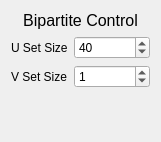
<?xml version="1.0" encoding="UTF-8"?>
<ui version="4.0">
 <class>BipartiteControl</class>
 <widget class="QWidget" name="BipartiteControl">
  <property name="geometry">
   <rect>
    <x>0</x>
    <y>0</y>
    <width>161</width>
    <height>142</height>
   </rect>
  </property>
  <property name="sizePolicy">
   <sizepolicy hsizetype="Preferred" vsizetype="Preferred">
    <horstretch>0</horstretch>
    <verstretch>0</verstretch>
   </sizepolicy>
  </property>
  <property name="windowTitle">
   <string>Form</string>
  </property>
  <property name="layoutDirection">
   <enum>Qt::LeftToRight</enum>
  </property>
  <layout class="QVBoxLayout" name="verticalLayout">
   <property name="sizeConstraint">
    <enum>QLayout::SetDefaultConstraint</enum>
   </property>
   <item>
    <widget class="QLabel" name="label_3">
     <property name="font">
      <font>
       <pointsize>12</pointsize>
      </font>
     </property>
     <property name="text">
      <string>Bipartite Control</string>
     </property>
     <property name="alignment">
      <set>Qt::AlignCenter</set>
     </property>
    </widget>
   </item>
   <item>
    <layout class="QFormLayout" name="formLayout">
     <property name="labelAlignment">
      <set>Qt::AlignLeading|Qt::AlignLeft|Qt::AlignVCenter</set>
     </property>
     <item row="0" column="0">
      <widget class="QLabel" name="label">
       <property name="text">
        <string>U Set Size</string>
       </property>
      </widget>
     </item>
     <item row="1" column="0">
      <widget class="QLabel" name="label_2">
       <property name="text">
        <string>V Set Size</string>
       </property>
      </widget>
     </item>
     <item row="0" column="1">
      <widget class="QSpinBox" name="uSizeEdit">
       <property name="maximum">
        <number>10000</number>
       </property>
       <property name="value">
        <number>40</number>
       </property>
      </widget>
     </item>
     <item row="1" column="1">
      <widget class="QSpinBox" name="vSizeEdit">
       <property name="maximum">
        <number>10000</number>
       </property>
       <property name="value">
        <number>1</number>
       </property>
      </widget>
     </item>
    </layout>
   </item>
   <item>
    <spacer name="verticalSpacer">
     <property name="orientation">
      <enum>Qt::Vertical</enum>
     </property>
     <property name="sizeHint" stdset="0">
      <size>
       <width>20</width>
       <height>40</height>
      </size>
     </property>
    </spacer>
   </item>
  </layout>
 </widget>
 <resources/>
 <connections/>
</ui>
